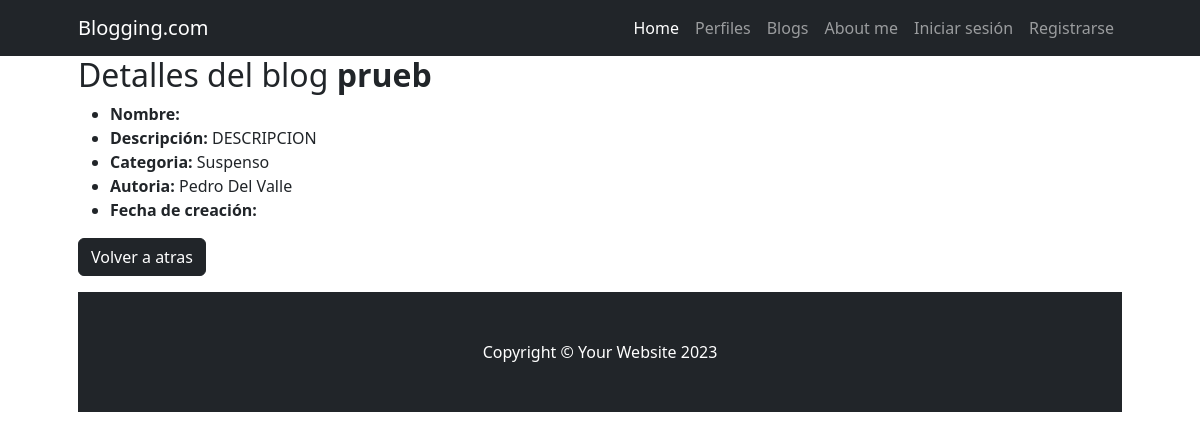
The page /blog/blog/detail/3 on the database as committed earlier.
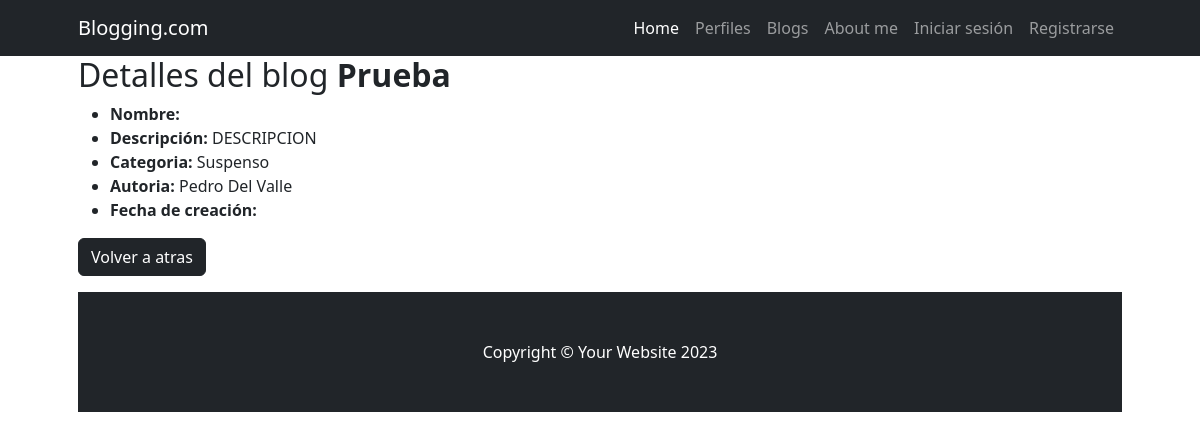
The same page on the database as committed later.
### Blog/models.py (models this page shows, shortened)
class Blog(models.Model):
    categoria = models.ForeignKey(BlogCategoria, on_delete=models.SET_NULL, null=True, blank=True, verbose_name="categoría")
    titulo = models.CharField(max_length=100)
    descripcion_corta = models.CharField(max_length=200, null=True, blank=True, verbose_name="descripción corta")
    contenido = models.CharField(max_length=10000)
    usuario_origen_id = models.ForeignKey(Perfil, on_delete=models.SET_NULL, null=True, blank=True, verbose_name="usuario")
    fecha_actualizacion = models.DateField(default=timezone.now, editable=False, verbose_name="fecha de actualización")
    class Meta:
        verbose_name = "blog"
        verbose_name_plural = "blogs"

class BlogCategoria(models.Model):
    nombre = models.CharField(max_length=50)
    descripcion = models.CharField(max_length=1000, null=True, blank=True, verbose_name="descripción")
    class Meta:
        verbose_name = "categoria de blogs"
        verbose_name_plural = "categorias de blogs"
    def __str__(self) -> str:
        return self.nombre

### cliente/models.py (models this page shows)
class Perfil(models.Model):
    nombre = models.CharField(max_length=100)
    apellido = models.CharField(max_length=100)
    mail = models.CharField(max_length=100)
    nacimiento = models.CharField(max_length=50)
    usuario = models.ForeignKey(Usuario, on_delete=models.SET_NULL, null=True, blank=True)
    biografia= models.CharField(max_length=1000, null=True, blank=True)
    def __str__(self) -> str:
        return f"{self.nombre} {self.apellido}"

### Blog/views.py (the view)
# urls.py: path("blog/detail/<int:pk>", views.BlogDetail.as_view(), name="blog_detail"),
class BlogDetail(DetailView):
    model = models.Blog

### Blog/templates/blog/blog_detail.html
{% extends 'Blog/base.html' %}
{% block title %}
    <h2>Detalles del blog <strong>{{ object.titulo}}</strong> </h2>
{% endblock title %}
{% block blog %}
        <ul>
            <li><strong>Nombre:</strong> {{ object.nombre}}</li>
            <li><strong>Descripción:</strong> {{ object.descripcion_corta}} </li>
            <li><strong>Categoria:</strong> {{ object.categoria}} </li>
            <li><strong>Autoria:</strong> {{ object.usuario_origen_id}}</li>
            <li><strong>Fecha de creación:</strong> {{ object.fecha_creacion}}</li>
        </ul>
    <a href="{% url 'blog:blog_list' %}" class="btn btn-dark">Volver a atras</a>
{% endblock blog %}

Rows that differ between the two databases and show on the page:
changed Blog "DESCRIPCION": titulo "prueb" → "Prueba"
